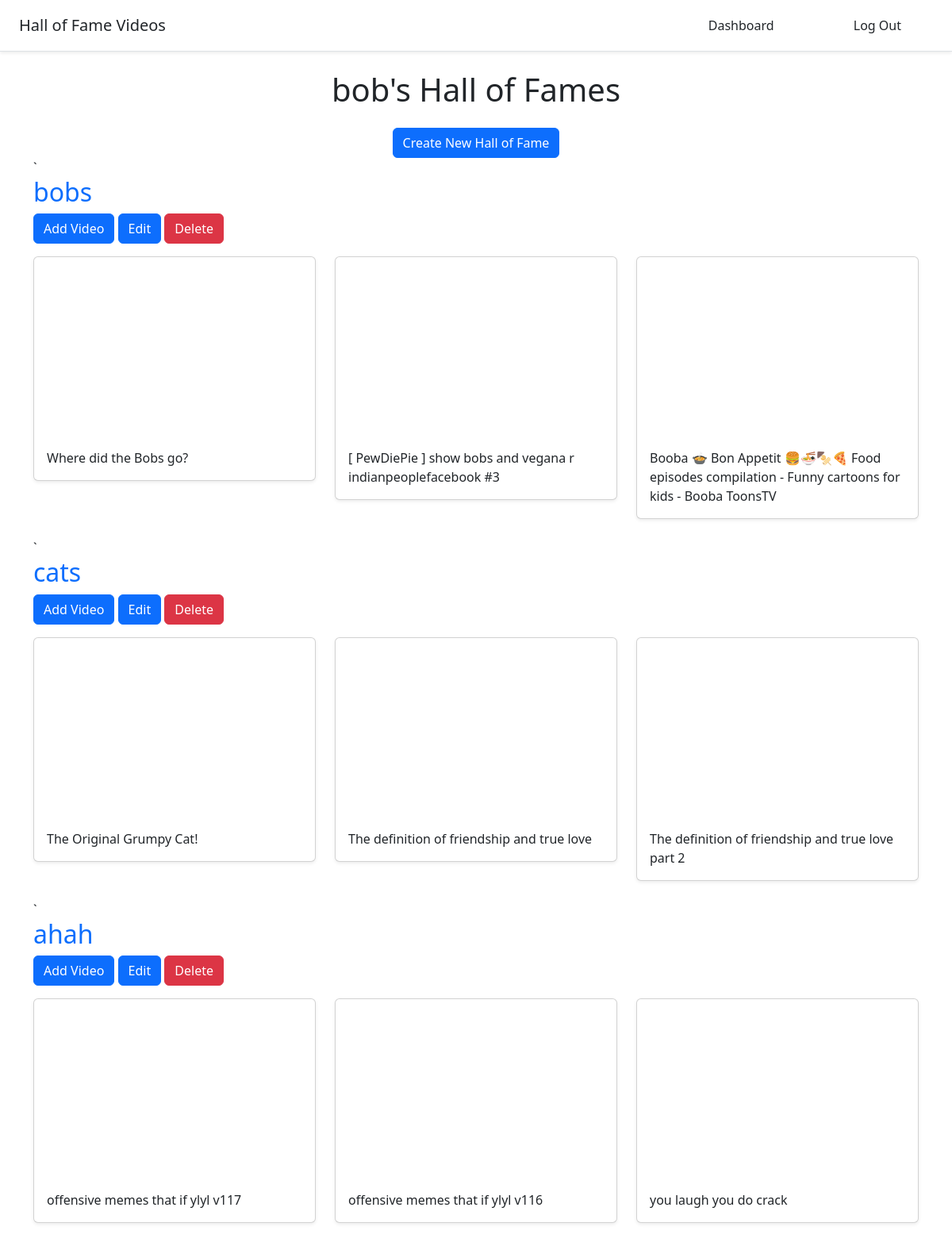
The page /dashboard (signed in) on the database its author committed.
### halls/models.py (models this page shows)
class Hall(models.Model):
    title = models.CharField(max_length=255)
    user = models.ForeignKey(User, on_delete=models.CASCADE)

class Video(models.Model):
    title = models.CharField(max_length=255)
    url = models.URLField()
    youtube_id = models.CharField(max_length=255)
    hall = models.ForeignKey(Hall, on_delete=models.CASCADE)

### halls/views.py (the view)
# urls.py: path("dashboard", views.dashboard, name="dashboard"),
@login_required
def dashboard(request):
    halls = Hall.objects.filter(user=request.user)
    return render(request, "halls/dashboard.html", {"halls":halls})

### halls/templates/halls/dashboard.html
{% extends 'halls/base.html' %}
{% block content %}
<div class="container">
    <div class="text-center my-4">
        <h1>{{ user.username}}'s Hall of Fames</h1>
    </div>
    <div class = "d-flex justify-content-center">
        <a href="{% url 'create_hall' %}" class="btn btn-primary">Create New Hall of Fame</a>
    </div>
        {% for hall in halls %}
    `   <h2><a style="text-decoration:none" href="{% url 'detail_hall' hall.id %}">{{ hall.title }}</a></h2>
        <a href="{% url 'add_video' hall.id %}" class="btn btn-primary">Add Video</a>
        <a href="{% url 'update_hall' hall.id %}" class="btn btn-primary">Edit</a>
        <a href="{% url 'delete_hall' hall.id %}" class="btn btn-danger">Delete</a>
        <div class="row">
            {% for video in hall.video_set.all %}
            <div class='col-md-4 mt-3'>
                <div class='card mb-4 shadow-sm'>
                    <iframe width="100%" height="225" src="https://www.youtube.com/embed/{{ video.youtube_id }}" frameborder="0" allow="accelerometer; autoplay; clipboard-write; encrypted-media; gyroscope; picture-in-picture; web-share" allowfullscreen></iframe>
                    <div class="card-body">
                        <p class="card-text">{{ video.title }}</p>
                    </div>
                </div>
            </div>
            {% endfor %}
        </div>
        {% endfor %}
</div>
{% endblock %}

### rows shown on the page
Hall: title "bobs"
Video: title "Where did the Bobs go?"
Video: title "[ PewDiePie ] show bobs and vegana r indianpeoplefacebook #3"
Video: title "Booba 🍲 Bon Appetit 🍔🍜🍢🍕 Food episodes compilation - Funny cartoons for kids - Booba ToonsTV"
Hall: title "cats"
Video: title "The Original Grumpy Cat!"
Video: title "The definition of friendship and true love"
Video: title "The definition of friendship and true love part 2"
Hall: title "ahah"
Video: title "offensive memes that if ylyl v117"
Video: title "offensive memes that if ylyl v116"
Video: title "you laugh you do crack"

### other values the page prints
{{ user.username }} "bob"
